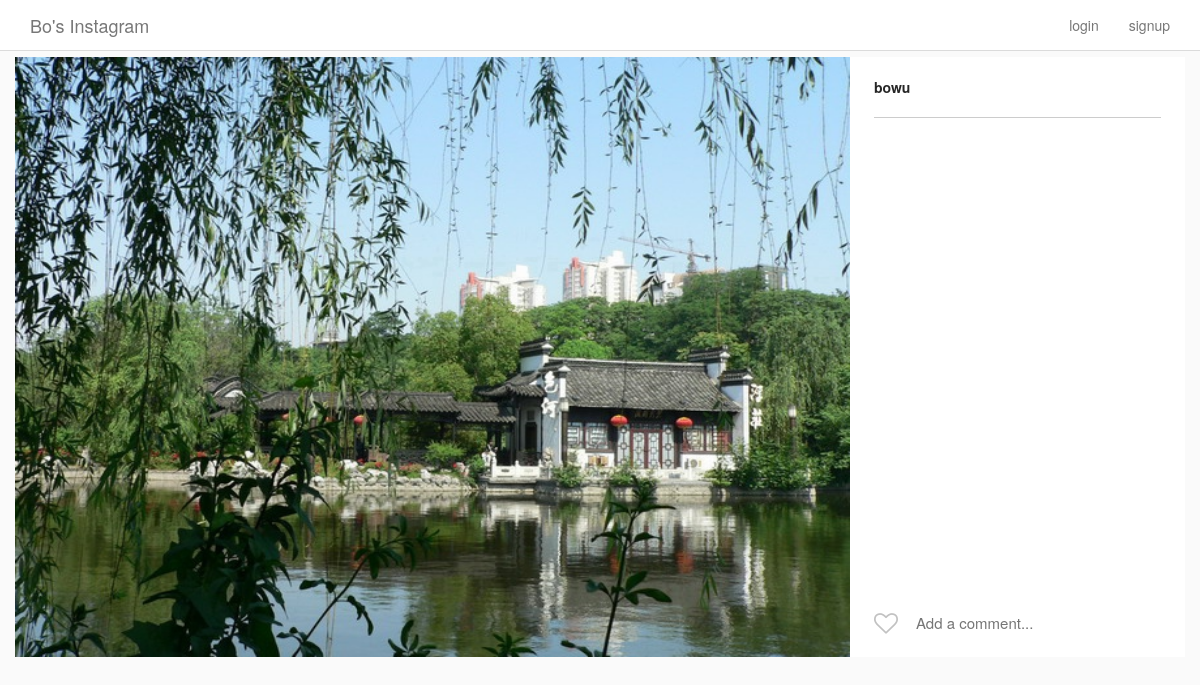
The app's page /instagram/post/1/ with its own data.
### Instagram/models.py (models this page shows, shortened)
class Post(models.Model):
    author = models.ForeignKey(
        InstagramUser,
        on_delete = models.CASCADE,
        related_name = 'posts'
    )
    title = models.TextField(blank=True, null=True)
    image = ProcessedImageField(
        upload_to = 'static/images/posts',
        format = 'JPEG',
        options = {'quality':100},
        blank = True,
        null = True
    )
    def get_like_count(self):
        return self.likes.count()

class InstagramUser(AbstractUser):
    profile_picture = ProcessedImageField(
        upload_to = 'static/images/profile_images',
        format = 'JPEG',
        options = {'quality':100},
        blank = True,
        null = True
    )

### Instagram/views.py (the view)
# urls.py: path('post/<int:pk>/', PostDetailView.as_view(), name='post_detail'),
class PostDetailView(DetailView):
    model = Post
    template_name = 'detail.html'

### Instagram/templatetags/custom_tags.py (called while the page is built)
@register.simple_tag
def user_liked_post(user, post):
    try:
        like = Like.objects.get(post=post, user=user)
        return "fa-heart"
    except:
        return "fa-heart-o"

### templates/detail.html (shortened to what this page needs)
{% extends "base.html" %}
{% load custom_tags %}
{% block content %}
<div class="row single-post">
    <div class="single-post-card view-update {{ object.pk }}">
        <div class="header">
            <a href="{% url 'user_profile' object.author.pk %}">
                {{ object.author.username }}
            </a>
        </div>
        <div class="image__wrapper">
            <img class="card__main-image" src="/{{object.image}}" width='1000', height='1000'>
        </div>
        <div class="comments-portion">
            <section class="input-row">
                <i class="fa {% user_liked_post user post %} submit-like" aria-hidden="true"></i>
                <div class="comment-input-wrapper">
                    <input class="add-comment" type="text" placeholder="Add a comment...">
                </div>
            </section>
        </div>
    </div>
</div>
{% endblock content %}

### static/css/style.css (style rules this page uses)
html { height: 100%; }
body { min-height: 100%; background-color: #fafafa; }
.card__main-image { max-width: 100%; max-height: 600px; height: auto; margin: 0 auto; display: block; }
.single-post-card { display: flex; align-items: stretch; box-sizing: border-box; flex-direction: column; flex-shrink: 0; padding-right: 335px; width: 100%; position: relative; background-color: #fff; }
.single-post-card .header, .single-post-card .comments-portion { display: flex; flex-shrink: 0; }
.single-post-card .header { border-bottom: 1px solid #ccc; padding: 20px 0; flex-direction: row; position: absolute; top: 0; right: 24px; width: 287px; display: flex; align-items: center; }
.single-post-card .header a { color: #262626; font-weight: bold; }
.single-post-card .comments-portion { position: absolute; bottom: 0; right: 0; width: 335px; padding: 0 24px; flex-direction: column; }
.input-row { position: relative; display: flex; align-items: center; height: 68px; padding-left: 40px; }
.input-row .submit-like { cursor: pointer; position: absolute; top: 32%; left: 0; color: #C2C2C2; font-size: 24px; }
.input-row .comment-input-wrapper { display: inline-block; color: #262626; font-size: 15px; width: 100%; }
.input-row .comment-input-wrapper input { width: 100%; border: none; outline: none; }

### records on screen
Post: author.username "bowu", image (picture)
